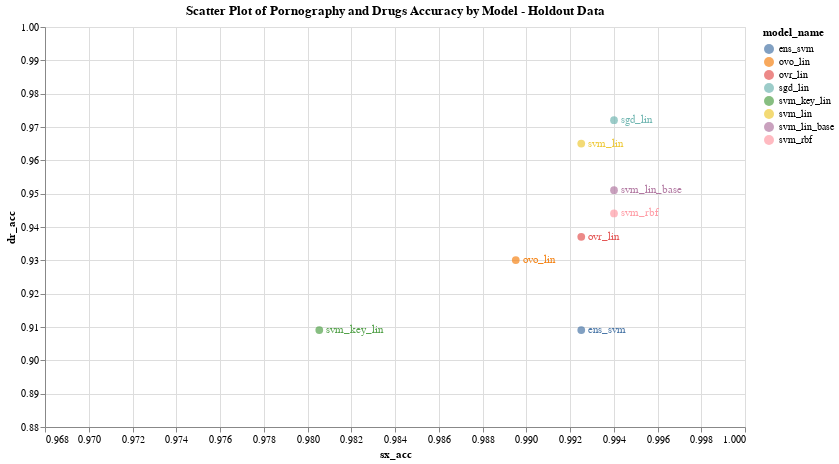

Notebook source saved alongside this figure:
### Code cell
import altair as alt

points = alt.Chart(df_all).mark_circle(size=60).encode(
    x=alt.X('sx_acc:Q',scale=alt.Scale(domain=[.968,1])),
    y=alt.Y('dr_acc:Q',scale=alt.Scale(domain=[.88,1])),
    color = 'model_name'
).properties(width=700,
             height=400,
             title='Scatter Plot of Pornography and Drugs Accuracy by Model - Holdout Data'
            )
text = points.mark_text(
    align='left',
    baseline='middle',
    dx=7
).encode(
    text='model_name'
)

points.configure_title(fontSize=20,anchor='start')

points + text

### Figure 1 — Vega-Lite specification as saved in the notebook (floating-point values rounded to 4 significant figures)
{"config": {"view": {"continuousWidth": 400, "continuousHeight": 300}}, "layer": [{"mark": {"type": "circle", "size": 60}, "encoding": {"color": {"type": "nominal", "field": "model_name"}, "x": {"type": "quantitative", "field": "sx_acc", "scale": {"domain": [0.968, 1]}}, "y": {"type": "quantitative", "field": "dr_acc", "scale": {"domain": [0.88, 1]}}}, "height": 400, "title": "Scatter Plot of Pornography and Drugs Accuracy by Model - Holdout Data", "width": 700}, {"mark": {"type": "text", "align": "left", "baseline": "middle", "dx": 7}, "encoding": {"color": {"type": "nominal", "field": "model_name"}, "text": {"type": "nominal", "field": "model_name"}, "x": {"type": "quantitative", "field": "sx_acc", "scale": {"domain": [0.968, 1]}}, "y": {"type": "quantitative", "field": "dr_acc", "scale": {"domain": [0.88, 1]}}}, "height": 400, "title": "Scatter Plot of Pornography and Drugs Accuracy by Model - Holdout Data", "width": 700}], "data": {"name": "data-7e7cdc4334f13c169cd213dcbb1e5f38"}, "$schema": "https://vega.github.io/schema/vega-lite/v4.8.1.json", "datasets": {"data-7e7cdc4334f13c169cd213dcbb1e5f38": [{"model_name": "svm_rbf", "holdout_acc": 0.8682, "holdout_precision": 0.8693, "holdout tpr/recall": 0.8682, "holdout F1 Score": 0.8685, "sx_acc": 0.994, "dr_acc": 0.9441, "ed_acc": 0.8634, "sp_acc": 0.8605, "mk_acc": 0.7942, "os_acc": 0.7979, "fp_sx": 6, "fp_dr": 2}, {"model_name": "svm_lin", "holdout_acc": 0.8649, "holdout_precision": 0.8665, "holdout tpr/recall": 0.8649, "holdout F1 Score": 0.8652, "sx_acc": 0.9925, "dr_acc": 0.965, "ed_acc": 0.8711, "sp_acc": 0.8372, "mk_acc": 0.8009, "os_acc": 0.7795, "fp_sx": 4, "fp_dr": 7}, {"model_name": "sgd_lin", "holdout_acc": 0.8653, "holdout_precision": 0.865, "holdout tpr/recall": 0.8653, "holdout F1 Score": 0.8649, "sx_acc": 0.994, "dr_acc": 0.972, "ed_acc": 0.8686, "sp_acc": 0.8915, "mk_acc": 0.7627, "os_acc": 0.7979, "fp_sx": 10, "fp_dr": 6}, {"model_name": "ovo_lin", "holdout_acc": 0.866, "holdout_precision": 0.8687, "holdout tpr/recall": 0.866, "holdout F1 Score": 0.8669, "sx_acc": 0.9895, "dr_acc": 0.9301, "ed_acc": 0.8711, "sp_acc": 0.8411, "mk_acc": 0.8043, "os_acc": 0.7948, "fp_sx": 1, "fp_dr": 1}, {"model_name": "ovr_lin", "holdout_acc": 0.8644, "holdout_precision": 0.8644, "holdout tpr/recall": 0.8644, "holdout F1 Score": 0.8642, "sx_acc": 0.9925, "dr_acc": 0.9371, "ed_acc": 0.8763, "sp_acc": 0.8915, "mk_acc": 0.7649, "os_acc": 0.8009, "fp_sx": 4, "fp_dr": 4}, {"model_name": "ens_svm", "holdout_acc": 0.867, "holdout_precision": 0.8678, "holdout tpr/recall": 0.867, "holdout F1 Score": 0.8671, "sx_acc": 0.9925, "dr_acc": 0.9091, "ed_acc": 0.8737, "sp_acc": 0.8643, "mk_acc": 0.7739, "os_acc": 0.807, "fp_sx": 3, "fp_dr": 1}, {"model_name": "svm_lin_base", "holdout_acc": 0.8598, "holdout_precision": 0.8609, "holdout tpr/recall": 0.8598, "holdout F1 Score": 0.86, "sx_acc": 0.994, "dr_acc": 0.951, "ed_acc": 0.8505, "sp_acc": 0.8798, "mk_acc": 0.7897, "os_acc": 0.7703, "fp_sx": 12, "fp_dr": 9}, {"model_name": "svm_key_lin", "holdout_acc": 0.772, "holdout_precision": 0.7715, "holdout tpr/recall": 0.772, "holdout F1 Score": 0.7705, "sx_acc": 0.9805, "dr_acc": 0.9091, "ed_acc": 0.7242, "sp_acc": 0.6977, "mk_acc": 0.6659, "os_acc": 0.6432, "fp_sx": 30, "fp_dr": 24}]}}
